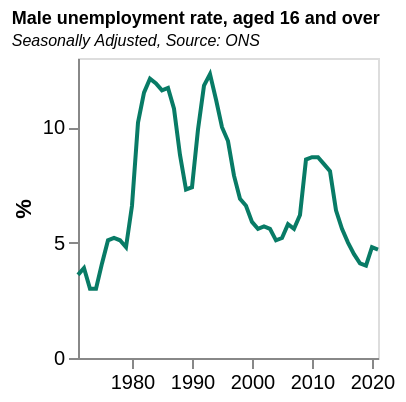

This figure's Vega-Lite source:
### Vega-Lite specification from a JSON file in a GitHub repository (floating-point values rounded to 4 significant figures)
{"$schema": "https://vega.github.io/schema/vega-lite/v5.json", "data": {"values": [{"date": "1971", "label": "1971", "month": "", "quarter": "", "sourceDataset": "LMS", "updateDate": "2015-10-13T23:00:00.000Z", "value": "3.6", "year": "1971"}, {"date": "1972", "label": "1972", "month": "", "quarter": "", "sourceDataset": "LMS", "updateDate": "2015-10-13T23:00:00.000Z", "value": "3.9", "year": "1972"}, {"date": "1973", "label": "1973", "month": "", "quarter": "", "sourceDataset": "LMS", "updateDate": "2015-10-13T23:00:00.000Z", "value": "3.0", "year": "1973"}, {"date": "1974", "label": "1974", "month": "", "quarter": "", "sourceDataset": "LMS", "updateDate": "2015-10-13T23:00:00.000Z", "value": "3.0", "year": "1974"}, {"date": "1975", "label": "1975", "month": "", "quarter": "", "sourceDataset": "LMS", "updateDate": "2015-10-13T23:00:00.000Z", "value": "4.1", "year": "1975"}, {"date": "1976", "label": "1976", "month": "", "quarter": "", "sourceDataset": "LMS", "updateDate": "2015-10-13T23:00:00.000Z", "value": "5.1", "year": "1976"}, {"date": "1977", "label": "1977", "month": "", "quarter": "", "sourceDataset": "LMS", "updateDate": "2015-10-13T23:00:00.000Z", "value": "5.2", "year": "1977"}, {"date": "1978", "label": "1978", "month": "", "quarter": "", "sourceDataset": "LMS", "updateDate": "2015-10-13T23:00:00.000Z", "value": "5.1", "year": "1978"}, {"date": "1979", "label": "1979", "month": "", "quarter": "", "sourceDataset": "LMS", "updateDate": "2015-10-13T23:00:00.000Z", "value": "4.8", "year": "1979"}, {"date": "1980", "label": "1980", "month": "", "quarter": "", "sourceDataset": "LMS", "updateDate": "2015-10-13T23:00:00.000Z", "value": "6.6", "year": "1980"}, {"date": "1981", "label": "1981", "month": "", "quarter": "", "sourceDataset": "LMS", "updateDate": "2015-10-13T23:00:00.000Z", "value": "10.2", "year": "1981"}, {"date": "1982", "label": "1982", "month": "", "quarter": "", "sourceDataset": "LMS", "updateDate": "2015-10-13T23:00:00.000Z", "value": "11.5", "year": "1982"}, {"date": "1983", "label": "1983", "month": "", "quarter": "", "sourceDataset": "LMS", "updateDate": "2015-10-13T23:00:00.000Z", "value": "12.1", "year": "1983"}, {"date": "1984", "label": "1984", "month": "", "quarter": "", "sourceDataset": "LMS", "updateDate": "2015-10-13T23:00:00.000Z", "value": "11.9", "year": "1984"}, {"date": "1985", "label": "1985", "month": "", "quarter": "", "sourceDataset": "LMS", "updateDate": "2015-10-13T23:00:00.000Z", "value": "11.6", "year": "1985"}, {"date": "1986", "label": "1986", "month": "", "quarter": "", "sourceDataset": "LMS", "updateDate": "2015-10-13T23:00:00.000Z", "value": "11.7", "year": "1986"}, {"date": "1987", "label": "1987", "month": "", "quarter": "", "sourceDataset": "LMS", "updateDate": "2015-10-13T23:00:00.000Z", "value": "10.8", "year": "1987"}, {"date": "1988", "label": "1988", "month": "", "quarter": "", "sourceDataset": "LMS", "updateDate": "2015-10-13T23:00:00.000Z", "value": "8.8", "year": "1988"}, {"date": "1989", "label": "1989", "month": "", "quarter": "", "sourceDataset": "LMS", "updateDate": "2015-10-13T23:00:00.000Z", "value": "7.3", "year": "1989"}, {"date": "1990", "label": "1990", "month": "", "quarter": "", "sourceDataset": "LMS", "updateDate": "2015-10-13T23:00:00.000Z", "value": "7.4", "year": "1990"}, {"date": "1991", "label": "1991", "month": "", "quarter": "", "sourceDataset": "LMS", "updateDate": "2015-10-13T23:00:00.000Z", "value": "9.9", "year": "1991"}, {"date": "1992", "label": "1992", "month": "", "quarter": "", "sourceDataset": "LMS", "updateDate": "2015-10-13T23:00:00.000Z", "value": "11.8", "year": "1992"}, {"date": "1993", "label": "1993", "month": "", "quarter": "", "sourceDataset": "LMS", "updateDate": "2015-10-13T23:00:00.000Z", "value": "12.3", "year": "1993"}, {"date": "1994", "label": "1994", "month": "", "quarter": "", "sourceDataset": "LMS", "updateDate": "2015-10-13T23:00:00.000Z", "value": "11.2", "year": "1994"}, {"date": "1995", "label": "1995", "month": "", "quarter": "", "sourceDataset": "LMS", "updateDate": "2015-10-13T23:00:00.000Z", "value": "10.0", "year": "1995"}, {"date": "1996", "label": "1996", "month": "", "quarter": "", "sourceDataset": "LMS", "updateDate": "2015-10-13T23:00:00.000Z", "value": "9.4", "year": "1996"}, {"date": "1997", "label": "1997", "month": "", "quarter": "", "sourceDataset": "LMS", "updateDate": "2015-10-13T23:00:00.000Z", "value": "7.9", "year": "1997"}, {"date": "1998", "label": "1998", "month": "", "quarter": "", "sourceDataset": "LMS", "updateDate": "2015-10-13T23:00:00.000Z", "value": "6.9", "year": "1998"}, {"date": "1999", "label": "1999", "month": "", "quarter": "", "sourceDataset": "LMS", "updateDate": "2015-10-13T23:00:00.000Z", "value": "6.6", "year": "1999"}, {"date": "2000", "label": "2000", "month": "", "quarter": "", "sourceDataset": "LMS", "updateDate": "2015-10-13T23:00:00.000Z", "value": "5.9", "year": "2000"}, {"date": "2001", "label": "2001", "month": "", "quarter": "", "sourceDataset": "LMS", "updateDate": "2015-10-13T23:00:00.000Z", "value": "5.6", "year": "2001"}, {"date": "2002", "label": "2002", "month": "", "quarter": "", "sourceDataset": "LMS", "updateDate": "2015-10-13T23:00:00.000Z", "value": "5.7", "year": "2002"}, {"date": "2003", "label": "2003", "month": "", "quarter": "", "sourceDataset": "LMS", "updateDate": "2015-10-13T23:00:00.000Z", "value": "5.6", "year": "2003"}, {"date": "2004", "label": "2004", "month": "", "quarter": "", "sourceDataset": "LMS", "updateDate": "2015-10-13T23:00:00.000Z", "value": "5.1", "year": "2004"}, {"date": "2005", "label": "2005", "month": "", "quarter": "", "sourceDataset": "LMS", "updateDate": "2015-10-13T23:00:00.000Z", "value": "5.2", "year": "2005"}, {"date": "2006", "label": "2006", "month": "", "quarter": "", "sourceDataset": "LMS", "updateDate": "2015-10-13T23:00:00.000Z", "value": "5.8", "year": "2006"}, {"date": "2007", "label": "2007", "month": "", "quarter": "", "sourceDataset": "LMS", "updateDate": "2015-10-13T23:00:00.000Z", "value": "5.6", "year": "2007"}, {"date": "2008", "label": "2008", "month": "", "quarter": "", "sourceDataset": "LMS", "updateDate": "2015-10-13T23:00:00.000Z", "value": "6.2", "year": "2008"}, {"date": "2009", "label": "2009", "month": "", "quarter": "", "sourceDataset": "LMS", "updateDate": "2015-10-13T23:00:00.000Z", "value": "8.6", "year": "2009"}, {"date": "2010", "label": "2010", "month": "", "quarter": "", "sourceDataset": "LMS", "updateDate": "2015-10-13T23:00:00.000Z", "value": "8.7", "year": "2010"}, {"date": "2011", "label": "2011", "month": "", "quarter": "", "sourceDataset": "LMS", "updateDate": "2015-10-13T23:00:00.000Z", "value": "8.7", "year": "2011"}, {"date": "2012", "label": "2012", "month": "", "quarter": "", "sourceDataset": "LMS", "updateDate": "2015-10-13T23:00:00.000Z", "value": "8.4", "year": "2012"}, {"date": "2013", "label": "2013", "month": "", "quarter": "", "sourceDataset": "LMS", "updateDate": "2015-10-13T23:00:00.000Z", "value": "8.1", "year": "2013"}, {"date": "2014", "label": "2014", "month": "", "quarter": "", "sourceDataset": "LMS", "updateDate": "2015-10-13T23:00:00.000Z", "value": "6.4", "year": "2014"}, {"date": "2015", "label": "2015", "month": "", "quarter": "", "sourceDataset": "LMS", "updateDate": "2019-02-19T00:00:00.000Z", "value": "5.6", "year": "2015"}, {"date": "2016", "label": "2016", "month": "", "quarter": "", "sourceDataset": "LMS", "updateDate": "2017-02-15T00:00:00.000Z", "value": "5.0", "year": "2016"}, {"date": "2017", "label": "2017", "month": "", "quarter": "", "sourceDataset": "LMS", "updateDate": "2018-02-21T00:00:00.000Z", "value": "4.5", "year": "2017"}, {"date": "2018", "label": "2018", "month": "", "quarter": "", "sourceDataset": "LMS", "updateDate": "2019-02-19T00:00:00.000Z", "value": "4.1", "year": "2018"}, {"date": "2019", "label": "2019", "month": "", "quarter": "", "sourceDataset": "LMS", "updateDate": "2020-02-18T00:00:00.000Z", "value": "4.0", "year": "2019"}, {"date": "2020", "label": "2020", "month": "", "quarter": "", "sourceDataset": "LMS", "updateDate": "2021-02-23T00:00:00.000Z", "value": "4.8", "year": "2020"}, {"date": "2021", "label": "2021", "month": "", "quarter": "", "sourceDataset": "LMS", "updateDate": "2022-02-15T00:00:00.000Z", "value": "4.7", "year": "2021"}], "format": {"parse": {"date": "date"}}}, "title": {"text": "Male unemployment rate, aged 16 and over", "fontSize": 9, "subtitle": "Seasonally Adjusted, Source: ONS", "subtitleFontStyle": "italic", "subtitleFontSize": 8, "anchor": "start", "color": "black"}, "width": 150, "height": 150, "mark": {"type": "line", "color": "rgb(8,123,102"}, "encoding": {"x": {"field": "date", "type": "temporal", "axis": {"grid": false}, "title": ""}, "y": {"field": "value", "type": "quantitative", "axis": {"grid": false}, "title": "%"}}}
